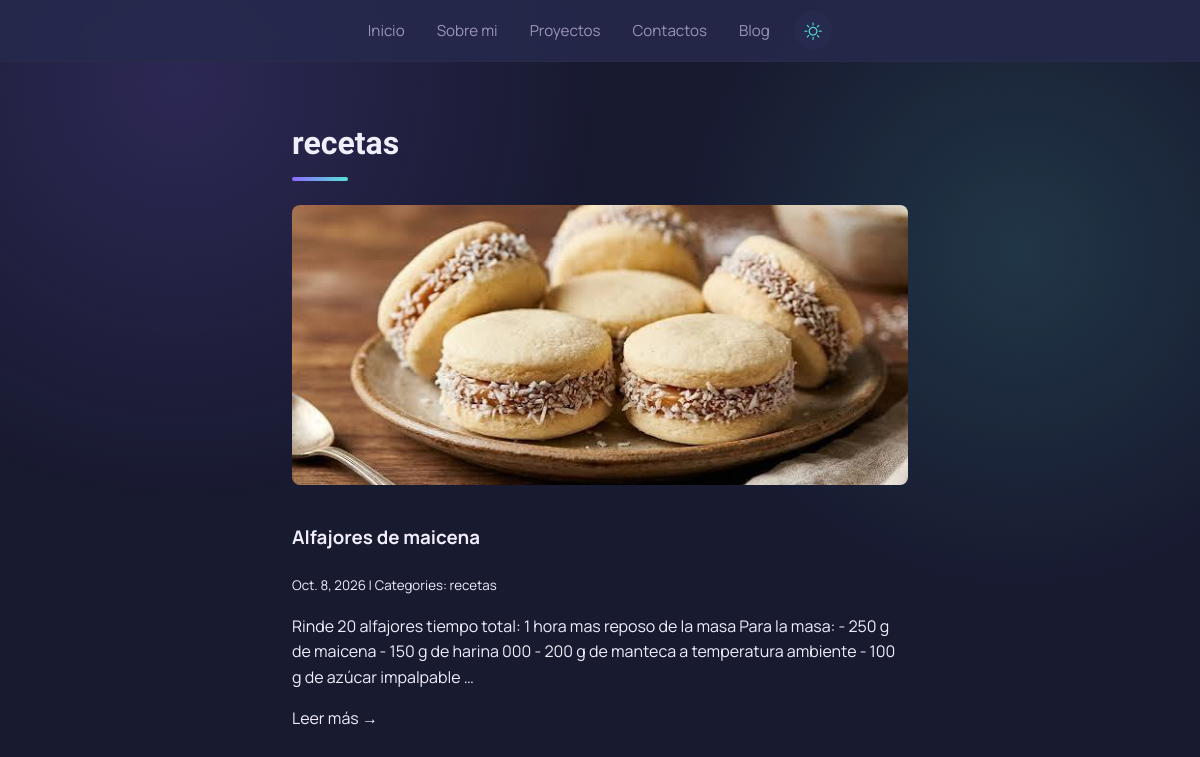
Page /blog/category/recetas/ on the committed database.
### blog/models.py (models this page shows, shortened)
class category(models.Model):
    name = models.CharField(max_length=30)
    class Meta:
        verbose_name_plural = "categories"

class post(models.Model):
    title = models.CharField(max_length=255)
    body = models.TextField()
    created_on = models.DateTimeField(auto_now_add=True)
    last_modified = models.DateTimeField(auto_now=True)
    categories = models.ManyToManyField("category", related_name="posts")
    cover = models.ImageField(upload_to="covers/", blank=True, null=True)

### blog/views.py (the view)
# urls.py: path("category/<category>/", views.blog_category, name="blog_category"),
def blog_category(request, category):
    posts = Post.objects.filter(
        categories__name__contains=category
    ).order_by("-created_on")
    context = {
        "category": category,
        "posts": posts,
    }
    return render(request, "blog/category.html", context)

### blog/templates/blog/category.html
{% extends "blog/index.html" %}
{% block page_title %}
<h2>{{ category }}</h2>
{% endblock page_title %}

### blog/templates/blog/index.html (shortened to what this page needs)
{% extends "base.html" %}
{% block page_content %}
    {% block posts %}
        {% for post in posts %}
            <article class="post-card">
                {% if post.cover %}
                    <a href="{% url 'blog_detail' post.pk %}">
                        <img src="{{ post.cover.url }}" alt="{{ post.title }}" class="post-cover">
                    </a>
                {% endif %}
                <h3><a href="{% url 'blog_detail' post.pk %}">{{ post.title }}</a></h3>
                <small>
                    {{ post.created_on.date }} | Categories:
                    {% for category in post.categories.all %}
                        <a href="{% url 'blog_category' category.name %}">
                            {{ category.name }}
                        </a>
                    {% endfor %}
                </small>
                <p>{{ post.body | truncatewords:40 }}</p>
                <a href="{% url 'blog_detail' post.pk %}">Leer más →</a>
            </article>
        {% endfor %}
    {% endblock posts %}
{% endblock page_content %}

### static/css/styles.css (style rules this page uses)
:root { --fondo: #181a30; --texto: #f1eefc; --violeta: #8b6bff; --celeste: #57e2d6; --borde: #2a2c46; --fondo-suave: #262a4e; --texto-s: #9994b8; }
* { box-sizing: border-box; }
html { scroll-behavior: smooth; }
body { margin: 0; background: var(--fondo); color: var(--texto); font-family: "Manrope", sans-serif; line-height: 1.6; overflow-x: hidden; transition: background-color 0.25s ease, color 0.25s ease; }
body::before { content: ""; position: fixed; inset: 0; z-index: -1; }
a { color: inherit; text-decoration: none; }
html { scrollbar-color: var(--violeta) var(--fondo); scrollbar-width: thin; }
body::before { background: radial-gradient(600px circle at 15% 10%, color-mix(in srgb, var(--violeta) 18%, transparent), transparent 70%), radial-gradient(500px circle at 85% 30%, color-mix(in srgb, var(--celeste) 14%, transparent), transparent 70%); }
main > section, main > :not(section) { animation: aparecer 0.6s ease both; }
main > :not(section) { max-width: 760px; margin-left: auto; margin-right: auto; padding-left: 6vw; padding-right: 6vw; }
main > h2 { font-family: "Exo 2", sans-serif; font-weight: 700; font-size: 2rem; margin-top: 3.5rem; margin-bottom: 1.5rem; }
main > h2::after { content: ""; display: block; width: 56px; height: 4px; margin-top: 0.5rem; border-radius: 4px; background: linear-gradient(90deg, var(--violeta), var(--celeste)); }
main > :last-child { margin-bottom: 4rem; }
.post-card { margin-bottom: 2.5rem; padding-bottom: 2.5rem; border-bottom: 1px solid rgba(255, 255, 255, 0.15); }
.post-card:last-child { border-bottom: none; }
.post-cover { width: 100%; height: 280px; object-fit: cover; border-radius: 8px; margin-bottom: 0.75rem; }

### rows in the picture
category: name "recetas"
post: cover (picture), title "Alfajores de maicena", created_on "Oct. 8, 2026", body "Rinde 20 alfajores tiempo total: 1 hora mas reposo de la masa Para la masa: - 250 g de maicena - 150 g de harina 000 - 200 g de manteca a temperatura ambiente - 100 g de azúcar impalpable …"
